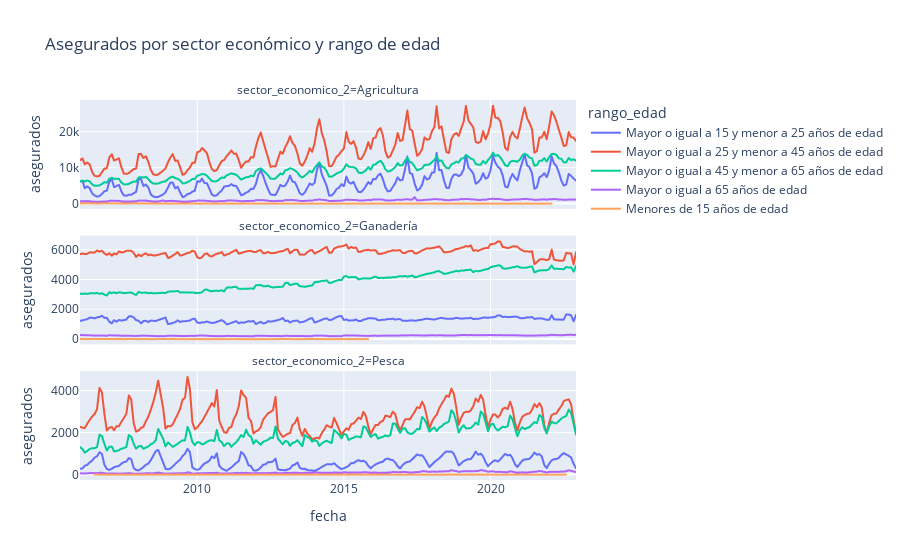

Write notebook code for a chart like this one.
### Code cell
# Grafica de lineas para cada sector economico dependiendo la edad a traves del tiempo
fig = px.line(empleos, x='fecha', y='asegurados', color='rango_edad', facet_col='sector_economico_2', facet_col_wrap=1, title='Asegurados por sector económico y rango de edad')
fig.update_yaxes(matches=None)
fig.show()

### Figure 1 — Plotly figure (JSON) as saved in the notebook; plotly's stock layout.template omitted (floating-point values rounded to 4 significant figures; data arrays with more than 128 entries replaced by an {"elided": "..."} marker saying what was removed)
{"data": [{"hovertemplate": "rango_edad=Mayor o igual a 15 y menor a 25 años de edad<br>sector_economico_2=Agricultura<br>fecha=%{x}<br>asegurados=%{y}<extra></extra>", "legendgroup": "Mayor o igual a 15 y menor a 25 años de edad", "line": {"color": "#636efa", "dash": "solid"}, "marker": {"symbol": "circle"}, "mode": "lines", "name": "Mayor o igual a 15 y menor a 25 años de edad", "showlegend": true, "type": "scattergl", "x": {"elided": "203 str values"}, "xaxis": "x3", "y": {"elided": "203 int values"}, "yaxis": "y3"}, {"hovertemplate": "rango_edad=Mayor o igual a 15 y menor a 25 años de edad<br>sector_economico_2=Ganadería<br>fecha=%{x}<br>asegurados=%{y}<extra></extra>", "legendgroup": "Mayor o igual a 15 y menor a 25 años de edad", "line": {"color": "#636efa", "dash": "solid"}, "marker": {"symbol": "circle"}, "mode": "lines", "name": "Mayor o igual a 15 y menor a 25 años de edad", "showlegend": false, "type": "scattergl", "x": {"elided": "203 str values"}, "xaxis": "x2", "y": {"elided": "203 int values"}, "yaxis": "y2"}, {"hovertemplate": "rango_edad=Mayor o igual a 15 y menor a 25 años de edad<br>sector_economico_2=Pesca<br>fecha=%{x}<br>asegurados=%{y}<extra></extra>", "legendgroup": "Mayor o igual a 15 y menor a 25 años de edad", "line": {"color": "#636efa", "dash": "solid"}, "marker": {"symbol": "circle"}, "mode": "lines", "name": "Mayor o igual a 15 y menor a 25 años de edad", "showlegend": false, "type": "scattergl", "x": {"elided": "203 str values"}, "xaxis": "x", "y": {"elided": "203 int values"}, "yaxis": "y"}, {"hovertemplate": "rango_edad=Mayor o igual a 25 y menor a 45 años de edad<br>sector_economico_2=Agricultura<br>fecha=%{x}<br>asegurados=%{y}<extra></extra>", "legendgroup": "Mayor o igual a 25 y menor a 45 años de edad", "line": {"color": "#EF553B", "dash": "solid"}, "marker": {"symbol": "circle"}, "mode": "lines", "name": "Mayor o igual a 25 y menor a 45 años de edad", "showlegend": true, "type": "scattergl", "x": {"elided": "203 str values"}, "xaxis": "x3", "y": {"elided": "203 int values"}, "yaxis": "y3"}, {"hovertemplate": "rango_edad=Mayor o igual a 25 y menor a 45 años de edad<br>sector_economico_2=Ganadería<br>fecha=%{x}<br>asegurados=%{y}<extra></extra>", "legendgroup": "Mayor o igual a 25 y menor a 45 años de edad", "line": {"color": "#EF553B", "dash": "solid"}, "marker": {"symbol": "circle"}, "mode": "lines", "name": "Mayor o igual a 25 y menor a 45 años de edad", "showlegend": false, "type": "scattergl", "x": {"elided": "203 str values"}, "xaxis": "x2", "y": {"elided": "203 int values"}, "yaxis": "y2"}, {"hovertemplate": "rango_edad=Mayor o igual a 25 y menor a 45 años de edad<br>sector_economico_2=Pesca<br>fecha=%{x}<br>asegurados=%{y}<extra></extra>", "legendgroup": "Mayor o igual a 25 y menor a 45 años de edad", "line": {"color": "#EF553B", "dash": "solid"}, "marker": {"symbol": "circle"}, "mode": "lines", "name": "Mayor o igual a 25 y menor a 45 años de edad", "showlegend": false, "type": "scattergl", "x": {"elided": "203 str values"}, "xaxis": "x", "y": {"elided": "203 int values"}, "yaxis": "y"}, {"hovertemplate": "rango_edad=Mayor o igual a 45 y menor a 65 años de edad<br>sector_economico_2=Agricultura<br>fecha=%{x}<br>asegurados=%{y}<extra></extra>", "legendgroup": "Mayor o igual a 45 y menor a 65 años de edad", "line": {"color": "#00cc96", "dash": "solid"}, "marker": {"symbol": "circle"}, "mode": "lines", "name": "Mayor o igual a 45 y menor a 65 años de edad", "showlegend": true, "type": "scattergl", "x": {"elided": "203 str values"}, "xaxis": "x3", "y": {"elided": "203 int values"}, "yaxis": "y3"}, {"hovertemplate": "rango_edad=Mayor o igual a 45 y menor a 65 años de edad<br>sector_economico_2=Ganadería<br>fecha=%{x}<br>asegurados=%{y}<extra></extra>", "legendgroup": "Mayor o igual a 45 y menor a 65 años de edad", "line": {"color": "#00cc96", "dash": "solid"}, "marker": {"symbol": "circle"}, "mode": "lines", "name": "Mayor o igual a 45 y menor a 65 años de edad", "showlegend": false, "type": "scattergl", "x": {"elided": "203 str values"}, "xaxis": "x2", "y": {"elided": "203 int values"}, "yaxis": "y2"}, {"hovertemplate": "rango_edad=Mayor o igual a 45 y menor a 65 años de edad<br>sector_economico_2=Pesca<br>fecha=%{x}<br>asegurados=%{y}<extra></extra>", "legendgroup": "Mayor o igual a 45 y menor a 65 años de edad", "line": {"color": "#00cc96", "dash": "solid"}, "marker": {"symbol": "circle"}, "mode": "lines", "name": "Mayor o igual a 45 y menor a 65 años de edad", "showlegend": false, "type": "scattergl", "x": {"elided": "203 str values"}, "xaxis": "x", "y": {"elided": "203 int values"}, "yaxis": "y"}, {"hovertemplate": "rango_edad=Mayor o igual a 65 años de edad<br>sector_economico_2=Agricultura<br>fecha=%{x}<br>asegurados=%{y}<extra></extra>", "legendgroup": "Mayor o igual a 65 años de edad", "line": {"color": "#ab63fa", "dash": "solid"}, "marker": {"symbol": "circle"}, "mode": "lines", "name": "Mayor o igual a 65 años de edad", "showlegend": true, "type": "scattergl", "x": {"elided": "203 str values"}, "xaxis": "x3", "y": {"elided": "203 int values"}, "yaxis": "y3"}, {"hovertemplate": "rango_edad=Mayor o igual a 65 años de edad<br>sector_economico_2=Ganadería<br>fecha=%{x}<br>asegurados=%{y}<extra></extra>", "legendgroup": "Mayor o igual a 65 años de edad", "line": {"color": "#ab63fa", "dash": "solid"}, "marker": {"symbol": "circle"}, "mode": "lines", "name": "Mayor o igual a 65 años de edad", "showlegend": false, "type": "scattergl", "x": {"elided": "203 str values"}, "xaxis": "x2", "y": {"elided": "203 int values"}, "yaxis": "y2"}, {"hovertemplate": "rango_edad=Mayor o igual a 65 años de edad<br>sector_economico_2=Pesca<br>fecha=%{x}<br>asegurados=%{y}<extra></extra>", "legendgroup": "Mayor o igual a 65 años de edad", "line": {"color": "#ab63fa", "dash": "solid"}, "marker": {"symbol": "circle"}, "mode": "lines", "name": "Mayor o igual a 65 años de edad", "showlegend": false, "type": "scattergl", "x": {"elided": "203 str values"}, "xaxis": "x", "y": {"elided": "203 int values"}, "yaxis": "y"}, {"hovertemplate": "rango_edad=Menores de 15 años de edad<br>sector_economico_2=Agricultura<br>fecha=%{x}<br>asegurados=%{y}<extra></extra>", "legendgroup": "Menores de 15 años de edad", "line": {"color": "#FFA15A", "dash": "solid"}, "marker": {"symbol": "circle"}, "mode": "lines", "name": "Menores de 15 años de edad", "showlegend": true, "type": "scattergl", "x": {"elided": "158 str values"}, "xaxis": "x3", "y": {"elided": "158 int values"}, "yaxis": "y3"}, {"hovertemplate": "rango_edad=Menores de 15 años de edad<br>sector_economico_2=Ganadería<br>fecha=%{x}<br>asegurados=%{y}<extra></extra>", "legendgroup": "Menores de 15 años de edad", "line": {"color": "#FFA15A", "dash": "solid"}, "marker": {"symbol": "circle"}, "mode": "lines", "name": "Menores de 15 años de edad", "showlegend": false, "type": "scattergl", "x": ["2006-01-01", "2006-02-01", "2006-03-01", "2006-04-01", "2006-05-01", "2006-06-01", "2006-07-01", "2006-08-01", "2006-09-01", "2006-10-01", "2006-11-01", "2006-12-01", "2007-01-01", "2007-03-01", "2007-04-01", "2007-05-01", "2007-06-01", "2007-07-01", "2007-08-01", "2007-09-01", "2007-10-01", "2007-11-01", "2007-12-01", "2008-03-01", "2008-04-01", "2008-06-01", "2008-08-01", "2008-09-01", "2008-11-01", "2008-12-01", "2009-01-01", "2009-02-01", "2009-03-01", "2009-04-01", "2009-05-01", "2009-06-01", "2009-09-01", "2009-10-01", "2010-02-01", "2010-06-01", "2010-07-01", "2010-08-01", "2010-09-01", "2010-10-01", "2010-11-01", "2012-02-01", "2012-03-01", "2012-04-01", "2012-05-01", "2012-06-01", "2012-07-01", "2012-08-01", "2012-09-01", "2012-10-01", "2012-11-01", "2012-12-01", "2013-01-01", "2013-02-01", "2013-03-01", "2013-04-01", "2013-05-01", "2013-06-01", "2013-07-01", "2013-08-01", "2013-09-01", "2013-10-01", "2013-11-01", "2013-12-01", "2014-01-01", "2014-02-01", "2014-03-01", "2014-04-01", "2014-05-01", "2014-06-01", "2014-07-01", "2014-08-01", "2014-09-01", "2014-10-01", "2014-11-01", "2014-12-01", "2015-01-01", "2015-02-01", "2015-03-01", "2015-04-01", "2015-05-01", "2015-06-01", "2015-07-01", "2015-08-01", "2015-09-01", "2015-10-01", "2015-11-01"], "xaxis": "x2", "y": [5, 5, 6, 7, 7, 7, 6, 7, 8, 9, 7, 7, 1, 3, 2, 3, 2, 1, 2, 8, 5, 5, 2, 2, 2, 1, 1, 1, 4, 4, 2, 2, 3, 2, 2, 1, 1, 1, 1, 1, 1, 2, 2, 1, 1, 1, 1, 1, 1, 2, 1, 1, 1, 2, 3, 3, 3, 3, 1, 2, 2, 2, 1, 2, 2, 2, 4, 5, 1, 1, 1, 1, 1, 1, 1, 1, 1, 1, 1, 1, 1, 1, 1, 1, 1, 1, 1, 1, 1, 1, 1], "yaxis": "y2"}, {"hovertemplate": "rango_edad=Menores de 15 años de edad<br>sector_economico_2=Pesca<br>fecha=%{x}<br>asegurados=%{y}<extra></extra>", "legendgroup": "Menores de 15 años de edad", "line": {"color": "#FFA15A", "dash": "solid"}, "marker": {"symbol": "circle"}, "mode": "lines", "name": "Menores de 15 años de edad", "showlegend": false, "type": "scattergl", "x": ["2006-07-01", "2006-08-01", "2006-09-01", "2007-02-01", "2007-03-01", "2007-04-01", "2007-05-01", "2007-06-01", "2007-07-01", "2007-08-01", "2007-09-01", "2007-10-01", "2007-11-01", "2008-03-01", "2008-04-01", "2008-05-01", "2008-06-01", "2008-07-01", "2008-08-01", "2008-09-01", "2009-02-01", "2009-06-01", "2010-02-01", "2011-01-01", "2011-02-01", "2012-05-01", "2012-06-01", "2012-07-01", "2012-08-01", "2012-09-01", "2012-10-01", "2013-03-01", "2013-04-01", "2013-05-01", "2013-06-01", "2013-07-01", "2013-08-01", "2014-07-01", "2014-08-01", "2014-09-01", "2015-02-01", "2015-03-01", "2015-04-01", "2015-05-01", "2015-06-01", "2015-07-01", "2015-08-01", "2015-09-01", "2019-02-01", "2019-03-01", "2019-06-01", "2019-07-01", "2020-05-01", "2020-06-01", "2020-07-01", "2020-08-01", "2021-07-01", "2021-08-01", "2021-09-01", "2022-01-01", "2022-02-01", "2022-03-01", "2022-04-01", "2022-06-01", "2022-07-01", "2022-08-01"], "xaxis": "x", "y": [1, 4, 1, 1, 1, 1, 1, 1, 1, 1, 1, 1, 1, 2, 1, 1, 1, 1, 2, 1, 1, 1, 1, 1, 2, 1, 2, 1, 2, 2, 1, 1, 1, 1, 1, 2, 1, 1, 1, 1, 1, 1, 1, 1, 1, 1, 1, 1, 1, 1, 1, 1, 1, 1, 1, 1, 1, 1, 1, 1, 1, 1, 1, 1, 1, 1], "yaxis": "y"}], "layout": {"annotations": [{"font": {}, "showarrow": false, "text": "sector_economico_2=Pesca", "x": 0.5, "xanchor": "center", "xref": "paper", "y": 0.2867, "yanchor": "bottom", "yref": "paper"}, {"font": {}, "showarrow": false, "text": "sector_economico_2=Ganadería", "x": 0.5, "xanchor": "center", "xref": "paper", "y": 0.6433, "yanchor": "bottom", "yref": "paper"}, {"font": {}, "showarrow": false, "text": "sector_economico_2=Agricultura", "x": 0.5, "xanchor": "center", "xref": "paper", "y": 1.0, "yanchor": "bottom", "yref": "paper"}], "legend": {"title": {"text": "rango_edad"}, "tracegroupgap": 0}, "title": {"text": "Asegurados por sector económico y rango de edad"}, "xaxis": {"anchor": "y", "domain": [0, 1], "title": {"text": "fecha"}}, "xaxis2": {"anchor": "y2", "domain": [0, 1], "matches": "x", "showticklabels": false}, "xaxis3": {"anchor": "y3", "domain": [0, 1], "matches": "x", "showticklabels": false}, "yaxis": {"anchor": "x", "domain": [0, 0.2867], "title": {"text": "asegurados"}}, "yaxis2": {"anchor": "x2", "domain": [0.3567, 0.6433], "title": {"text": "asegurados"}}, "yaxis3": {"anchor": "x3", "domain": [0.7133, 1.0], "title": {"text": "asegurados"}}}}
